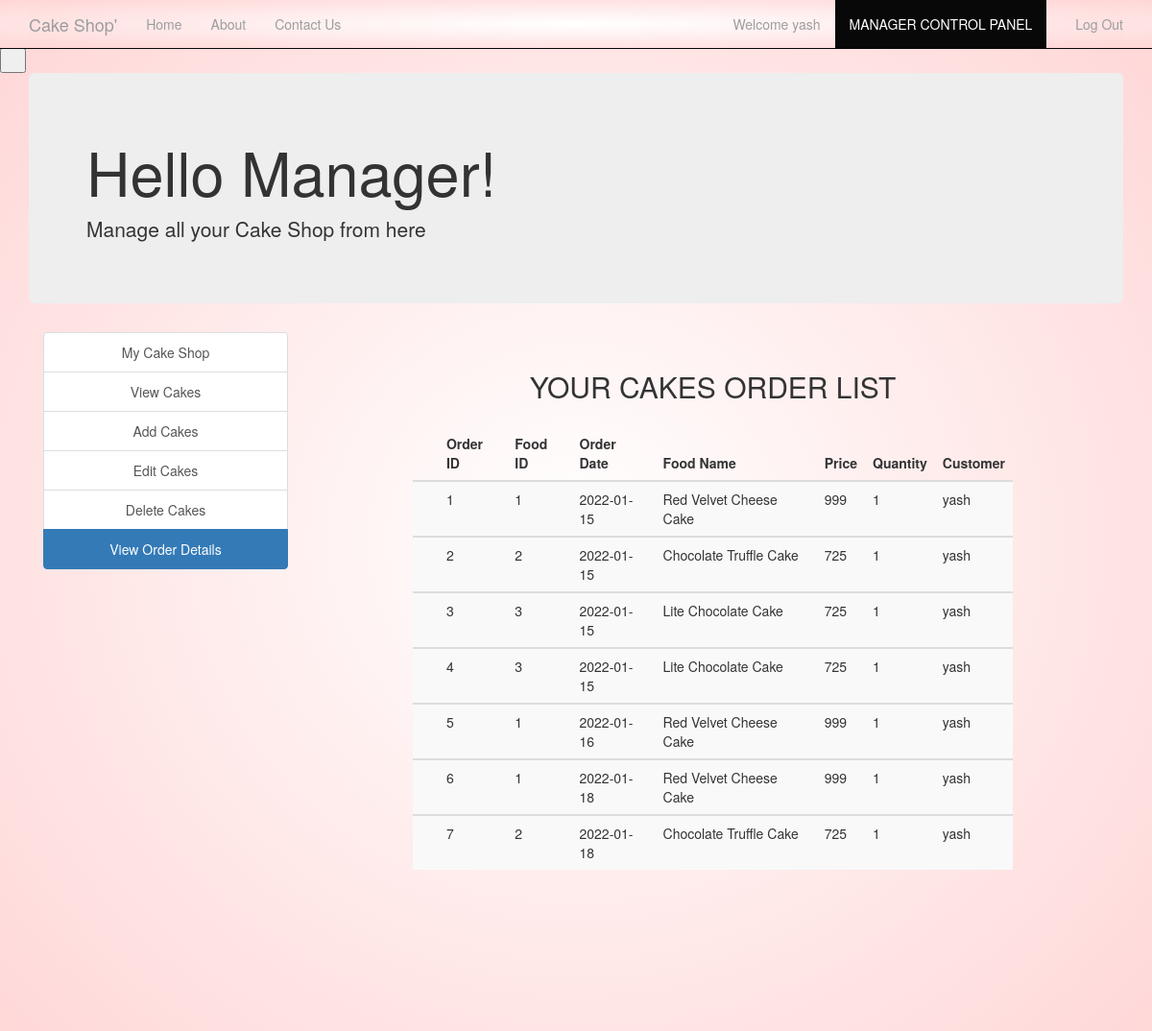
Page /view_order_details.php (signed in) on the committed database.
### tables this page shows
CREATE TABLE `manager` (
  `username` varchar(30) NOT NULL,
  `fullname` varchar(30) NOT NULL,
  `email` varchar(30) NOT NULL,
  `contact` varchar(30) NOT NULL,
  `address` varchar(50) NOT NULL,
  `password` varchar(30) NOT NULL
);

CREATE TABLE `orders` (
  `order_ID` int(30) NOT NULL,
  `F_ID` int(30) NOT NULL,
  `foodname` varchar(30) NOT NULL,
  `price` int(30) NOT NULL,
  `quantity` int(30) NOT NULL,
  `order_date` date NOT NULL,
  `username` varchar(30) NOT NULL,
  `R_ID` int(30) NOT NULL
);

### session_m.php (called while the page is built, shortened)
<?php
$conn = Connect();
$user_check=$_SESSION['login_user1'];
$query = "SELECT username FROM MANAGER WHERE username = '$user_check'";
$ses_sql = mysqli_query($conn, $query);
$row = mysqli_fetch_assoc($ses_sql);
$login_session =$row['username'];
?>

### view_order_details.php (the view, shortened to what this page needs)
<?php
include('session_m.php');
?>
<!DOCTYPE html>
<html>
  <head>
  </head>
  <link rel="stylesheet" type = "text/css" href ="css/common.css">
  <link rel="stylesheet" type = "text/css" href ="css/bootstrap.min.css">
  <body>
    <button onclick="topFunction()" id="myBtn" title="Go to top">
      <span class="glyphicon glyphicon-chevron-up"></span>
    </button>
    <nav class="navbar navbar-inverse navbar-fixed-top navigation-clean-search" role="navigation">
      <div class="container">
        <div class="navbar-header">
          <a class="navbar-brand" href="index.php">Cake Shop'</a>
        </div>
        <div class="collapse navbar-collapse " id="myNavbar">
          <ul class="nav navbar-nav">
            <li><a href="index.php">Home</a></li>
            <li><a href="aboutus.php">About</a></li>
            <li><a href="contactus.php">Contact Us</a></li>
          </ul>
          <ul class="nav navbar-nav navbar-right">
            <li><a href="#"><span class="glyphicon glyphicon-user"></span> Welcome <?php echo $login_session; ?> </a></li>
            <li class="active"> <a href="managerlogin.php">MANAGER CONTROL PANEL</a></li>
            <li><a href="logout_m.php"><span class="glyphicon glyphicon-log-out"></span> Log Out </a></li>
          </ul>
        </div>
      </div>
    </nav>
<div class="container">
    <div class="jumbotron">
     <h1>Hello Manager! </h1>
     <p>Manage all your Cake Shop from here</p>
    </div>
    </div>
<div class="container">
    	<div class="col-xs-3" style="text-align: center;">
    	<div class="list-group">
    		<a href="myrestaurant.php" class="list-group-item ">My Cake Shop</a>
    		<a href="view_food_items.php" class="list-group-item">View Cakes</a>
    		<a href="add_food_items.php" class="list-group-item ">Add Cakes</a>
    		<a href="edit_food_items.php" class="list-group-item ">Edit Cakes</a>
    		<a href="delete_food_items.php" class="list-group-item ">Delete Cakes</a>
        <a href="view_order_details.php" class="list-group-item active">View Order Details</a>
    	</div>
    </div>
    <div class="col-xs-9">
      <div class="form-area" style="padding: 0px 100px 100px 100px;">
        <form action="" method="POST">
        <br style="clear: both">
          <h3 style="margin-bottom: 25px; text-align: center; font-size: 30px;"> YOUR CAKES ORDER LIST </h3>
<?php
$user_check=$_SESSION['login_user1'];
$sql = "SELECT * FROM orders o WHERE o.R_ID IN (SELECT r.R_ID FROM RESTAURANTS r WHERE r.M_ID='$user_check') ORDER BY order_date";
$result = mysqli_query($conn, $sql);
if (mysqli_num_rows($result) > 0)
{
  ?>
  <table class="table table-striped">
    <thead class="thead-dark">
      <tr>
        <th>  </th>
        <th> Order ID </th>
        <th> Food ID </th>
        <th> Order Date </th>
        <th> Food Name </th>
        <th> Price </th>
        <th> Quantity </th>
        <th> Customer </th>
      </tr>
    </thead>
    <?PHP
      while($row = mysqli_fetch_assoc($result)){
    ?>
  <tbody>
    <tr>
      <td> <span class="glyphicon glyphicon-menu-right"></span> </td>
      <td><?php echo $row["order_ID"]; ?></td>
      <td><?php echo $row["F_ID"]; ?></td>
      <td><?php echo $row["order_date"]; ?></td>
      <td><?php echo $row["foodname"]; ?></td>
      <td><?php echo $row["price"]; ?></td>
      <td><?php echo $row["quantity"]; ?></td>
      <td><?php echo $row["username"]; ?></td>
    </tr>
  </tbody>
  <?php } ?>
  </table>
    <br>
  <?php } else { ?>
  <h4><center>0 RESULTS</center> </h4>
  <?php } ?>
        </form>
        </div>
    </div>
</div>
<br>
<br>
<br>
<br>
  </body>
</html>

### css/common.css (style rules this page uses)
body,html { height: 100%; }
body { padding-top: 50px; background: radial-gradient(#fff, #ffd6d6); }
.navbar { background: radial-gradient(#fff, #ffd6d6); }
.navbar-inverse { background: radial-gradient(#fff, #ffd6d6); }
.navbar-fixed-top { background: radial-gradient(#fff, #ffd6d6); }
.navigation-clean-search { background: radial-gradient(#fff, #ffd6d6); }
.collapse { background: radial-gradient(#fff, #ffd6d6); }

### rows in the picture
manager: username "yash"
orders: order_ID "1", F_ID "1", order_date "2022-01-15", foodname "Red Velvet Cheese Cake", price "999", quantity "1", username "yash"
orders: order_ID "2", F_ID "2", order_date "2022-01-15", foodname "Chocolate Truffle Cake", price "725", quantity "1", username "yash"
orders: order_ID "3", F_ID "3", order_date "2022-01-15", foodname "Lite Chocolate Cake", price "725", quantity "1", username "yash"
orders: order_ID "4", F_ID "3", order_date "2022-01-15", foodname "Lite Chocolate Cake", price "725", quantity "1", username "yash"
orders: order_ID "5", F_ID "1", order_date "2022-01-16", foodname "Red Velvet Cheese Cake", price "999", quantity "1", username "yash"
orders: order_ID "6", F_ID "1", order_date "2022-01-18", foodname "Red Velvet Cheese Cake", price "999", quantity "1", username "yash"
orders: order_ID "7", F_ID "2", order_date "2022-01-18", foodname "Chocolate Truffle Cake", price "725", quantity "1", username "yash"
